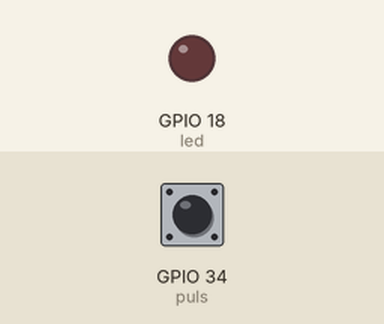
This program was run on a simulated ESP32. Parts: output pins drawn as LEDs (lit = HIGH). Inputs (shaded band) come from the test bench; at power-on: GPIO 34 (puls) HIGH.

Above: at 1.2 s.
1.3 s: GPIO 34 (puls) pulled LOW for 0.15 s
At 1.37 s:
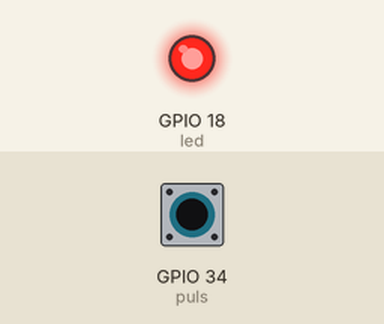
2.9 s: GPIO 34 (puls) pulled LOW for 3.2 s
At 6.5 s:
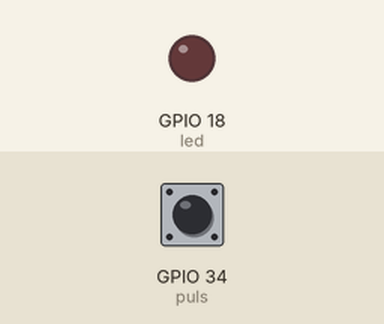
Timing chart, 0 to 8.0 s (numbered marks = the images above; inputs shaded):
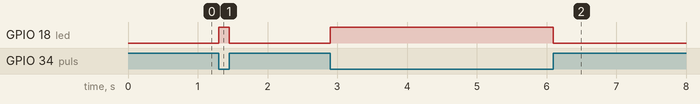

The program:

main.cpp
```cpp
#include <Arduino.h>

#define puls 34
#define led 18
int T_debounce = 100;
bool touch_actual = 0;
bool touch_ant = 0;

bool debounce (bool touch_actual){      //funcion debounce, devuelve true si el el pulsador continua en el mismo
  bool last_t = touch_actual;           //despues de un retardo determinado por T_debounce

  delayMicroseconds(T_debounce);

  touch_actual = digitalRead(puls);

  if(touch_actual == last_t)
    return true;
  else
    return false;
}

void setup() {

  Serial.begin(115200);
  pinMode(led, OUTPUT);
  pinMode(puls, INPUT);

}

void loop() {
  touch_actual = digitalRead(puls);

  if (debounce(touch_actual) == true){
    if (touch_actual == false)
      digitalWrite(led, HIGH);
    else
      digitalWrite(led, LOW);
  }

}
```

Measured:
- after the input at 1.3 s, GPIO 18 (led): LOW → HIGH at once, → LOW 0.15 s later
- after the input at 2.9 s, GPIO 18 (led): LOW → HIGH at once, → LOW 3.2 s later
